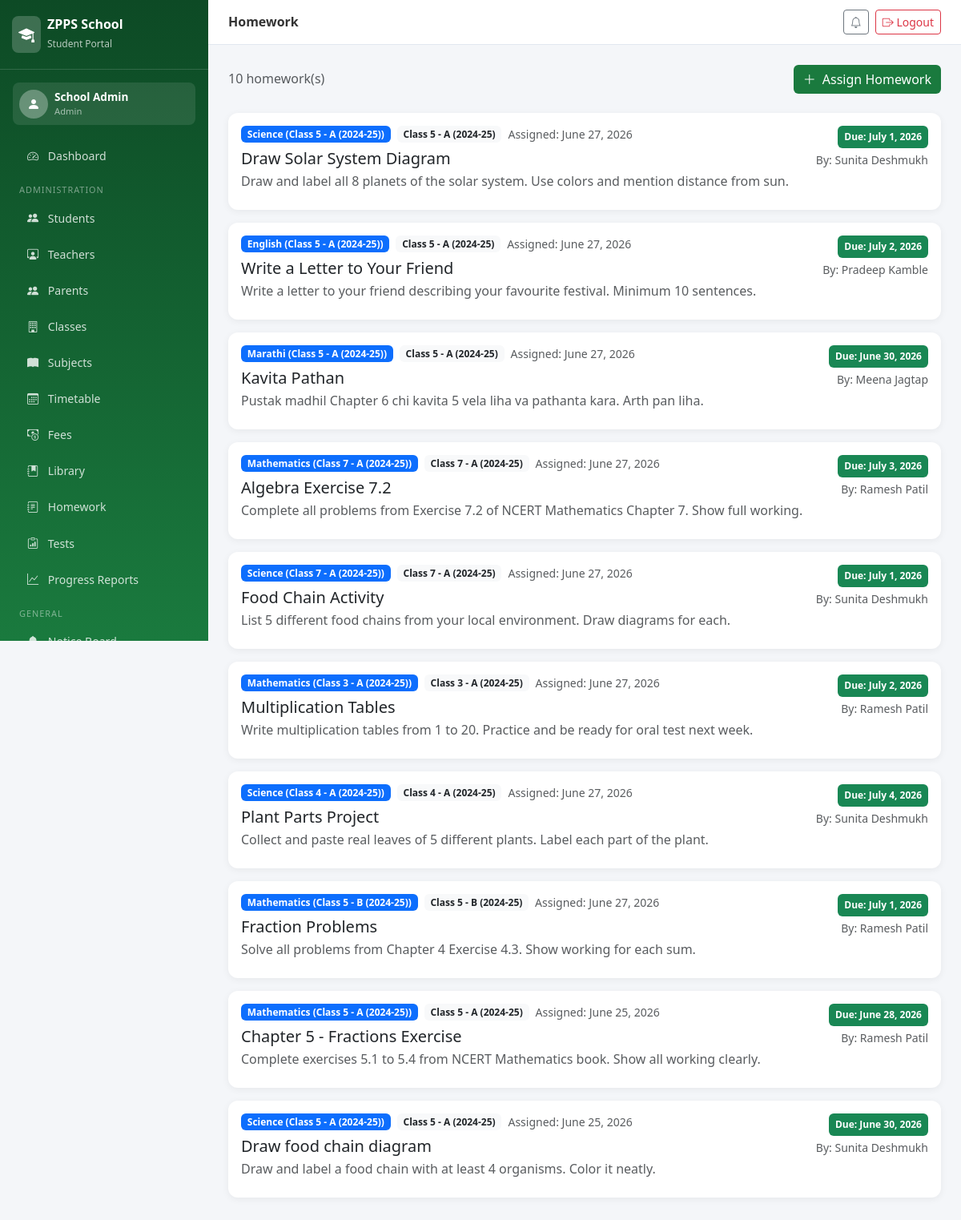
Screenshot of /homework/ (signed in) with the database file from the repository.
### portal/models.py (models this page shows, shortened)
class Homework(models.Model):
    subject = models.ForeignKey(Subject, on_delete=models.CASCADE)
    student_class = models.ForeignKey(Class, on_delete=models.CASCADE)
    title = models.CharField(max_length=200)
    description = models.TextField()
    assigned_by = models.ForeignKey(Teacher, on_delete=models.SET_NULL, null=True, related_name='assigned_homeworks')
    assigned_date = models.DateField(auto_now_add=True)
    due_date = models.DateField()
    attachment = models.FileField(upload_to='homework_files/', blank=True, null=True)
    class Meta:
        ordering = ['-assigned_date']

class Subject(models.Model):
    name = models.CharField(max_length=100)
    code = models.CharField(max_length=10)
    student_class = models.ForeignKey(Class, on_delete=models.CASCADE)
    teacher = models.ForeignKey(Teacher, on_delete=models.SET_NULL, null=True, blank=True, related_name='subjects')
    max_marks = models.IntegerField(default=100)
    def __str__(self):
        return f"{self.name} ({self.student_class})"

class Class(models.Model):
    name = models.CharField(max_length=20)  # e.g. "Class 5"
    section = models.CharField(max_length=5, default='A')
    academic_year = models.CharField(max_length=10, default='2024-25')
    def __str__(self):
        return f"{self.name} - {self.section} ({self.academic_year})"
    class Meta:
        verbose_name_plural = "Classes"

class Teacher(models.Model):
    user = models.OneToOneField(User, on_delete=models.CASCADE)
    employee_id = models.CharField(max_length=20, unique=True)
    phone = models.CharField(max_length=15)
    subject = models.CharField(max_length=50)
    classes = models.ManyToManyField(Class, blank=True)
    photo = models.ImageField(upload_to='teacher_photos/', blank=True, null=True)

### portal/views.py (the view)
# urls.py: path('homework/', views.homework, name='homework'),
@login_required
def homework(request):
    role = get_user_role(request.user)
    if role == 'student':
        hw = Homework.objects.filter(student_class=request.user.student.student_class)
    elif role == 'parent':
        hw = Homework.objects.filter(student_class=request.user.parent.student.student_class)
    elif role == 'teacher':
        hw = Homework.objects.filter(assigned_by=request.user.teacher)
    else:
        hw = Homework.objects.all()
    from datetime import date
    return render(request, 'portal/homework.html', {'homeworks': hw, 'role': role, 'today': date.today()})

### portal/views.py (called while the page is built, shortened)
def get_user_role(user):
    if user.is_superuser or hasattr(user, 'groups') and user.groups.filter(name='Admin').exists():
        if user.is_superuser:
            return 'admin'

### templates/portal/homework.html (shortened to what this page needs)
{% extends 'portal/base.html' %}
{% block page_title %}Homework{% endblock %}
{% block content %}
<div class="d-flex justify-content-between align-items-center mb-4">
    <h6 class="mb-0 text-muted">{{ homeworks.count }} homework(s)</h6>
    {% if role == 'teacher' or role == 'admin' %}
    <a href="{% url 'add_homework' %}" class="btn btn-zpps"><i class="bi bi-plus-lg me-2"></i>Assign Homework</a>
    {% endif %}
</div>
{% for hw in homeworks %}
<div class="card mb-3">
    <div class="card-body">
        <div class="d-flex justify-content-between align-items-start">
            <div>
                <div class="d-flex align-items-center gap-2 mb-2">
                    <span class="badge bg-primary">{{ hw.subject }}</span>
                    <span class="badge bg-light text-dark">{{ hw.student_class }}</span>
                    <small class="text-muted">Assigned: {{ hw.assigned_date }}</small>
                </div>
                <h5 class="mb-1">{{ hw.title }}</h5>
                <p class="text-muted mb-2">{{ hw.description }}</p>
            </div>
            <div class="text-end ms-3">
                <div class="badge {% if hw.due_date < today %}bg-danger{% else %}bg-success{% endif %} p-2">
                    Due: {{ hw.due_date }}
                </div>
                {% if hw.assigned_by %}<div class="text-muted small mt-1">By: {{ hw.assigned_by.user.get_full_name }}</div>{% endif %}
            </div>
        </div>
    </div>
</div>
{% empty %}
<div class="text-center p-5">
    <i class="bi bi-journal-x text-muted" style="font-size:3rem;"></i>
    <p class="text-muted mt-3">No homework assigned.</p>
</div>
{% endfor %}
{% endblock %}

### templates/portal/base.html (shortened to what this page needs)
<!DOCTYPE html>
<html lang="en">
<head>
    <link href="https://cdn.jsdelivr.net/npm/bootstrap@5.3.0/dist/css/bootstrap.min.css" rel="stylesheet">
    <link href="https://cdn.jsdelivr.net/npm/bootstrap-icons@1.11.0/font/bootstrap-icons.css" rel="stylesheet">
</head>
<body>
<nav class="sidebar" id="sidebar">
    <div class="sidebar-brand">
        <div class="d-flex align-items-center gap-2">
            <div style="background:rgba(255,255,255,0.2);border-radius:8px;padding:8px;">
                <i class="bi bi-mortarboard-fill text-white fs-5"></i>
            </div>
            <div><h5>ZPPS School</h5><small>Student Portal</small></div>
        </div>
    </div>
    {% if user.is_authenticated %}
    <div class="p-3">
        <div class="d-flex align-items-center gap-2 p-2" style="background:rgba(255,255,255,0.1);border-radius:8px;">
            <div style="background:rgba(255,255,255,0.3);border-radius:50%;width:36px;height:36px;display:flex;align-items:center;justify-content:center;">
                <i class="bi bi-person-fill text-white"></i>
            </div>
            <div>
                <div style="color:#fff;font-size:0.85rem;font-weight:600;">{{ user.get_full_name|default:user.username }}</div>
                <div style="color:rgba(255,255,255,0.6);font-size:0.7rem;">
                    {% if user.is_superuser %}Admin{% else %}{% if user.teacher %}Teacher{% else %}{% if user.student %}Student{% else %}{% if user.parent %}Parent{% endif %}{% endif %}{% endif %}{% endif %}
                </div>
            </div>
        </div>
    </div>
    <ul class="nav flex-column px-1 pb-4">
        <li><a class="nav-link" href="{% url 'dashboard' %}"><i class="bi bi-speedometer2"></i> Dashboard</a></li>
        {% if user.is_superuser %}
        <li><div class="nav-section">Administration</div></li>
        <li><a class="nav-link" href="{% url 'manage_students' %}"><i class="bi bi-people-fill"></i> Students</a></li>
        <li><a class="nav-link" href="{% url 'manage_teachers' %}"><i class="bi bi-person-workspace"></i> Teachers</a></li>
        <li><a class="nav-link" href="{% url 'manage_parents' %}"><i class="bi bi-people-fill"></i> Parents</a></li>
        <li><a class="nav-link" href="{% url 'manage_classes' %}"><i class="bi bi-building"></i> Classes</a></li>
        <li><a class="nav-link" href="{% url 'manage_subjects' %}"><i class="bi bi-book-fill"></i> Subjects</a></li>
        <li><a class="nav-link" href="{% url 'view_timetable' %}"><i class="bi bi-calendar3"></i> Timetable</a></li>
        <li><a class="nav-link" href="{% url 'manage_fees' %}"><i class="bi bi-cash-coin"></i> Fees</a></li>
        <li><a class="nav-link" href="{% url 'library' %}"><i class="bi bi-journal-bookmark-fill"></i> Library</a></li>
        <li><a class="nav-link" href="{% url 'homework' %}"><i class="bi bi-journal-text"></i> Homework</a></li>
        <li><a class="nav-link" href="{% url 'class_tests' %}"><i class="bi bi-clipboard-data"></i> Tests</a></li>
        <li><a class="nav-link" href="{% url 'all_progress' %}"><i class="bi bi-graph-up"></i> Progress Reports</a></li>
        {% endif %}
        <li><div class="nav-section">General</div></li>
        <li><a class="nav-link" href="{% url 'notice_board' %}"><i class="bi bi-bell-fill"></i> Notice Board</a></li>
    </ul>
    {% endif %}
</nav>
<div class="main-content">
    <div class="topbar">
        <div class="d-flex align-items-center gap-3">
            <h6>{% block page_title %}ZPPS Portal{% endblock %}</h6>
        </div>
        <div class="d-flex align-items-center gap-2">
            <a href="{% url 'notice_board' %}" class="btn btn-sm btn-outline-secondary"><i class="bi bi-bell"></i></a>
            <a href="{% url 'logout' %}" class="btn btn-sm btn-outline-danger"><i class="bi bi-box-arrow-right"></i> Logout</a>
        </div>
    </div>
    <div class="page-body">
        {% block content %}{% endblock %}
    </div>
</div>
</body>
</html>

### templates/portal/base.html (style rules this page uses)
:root { --zpps-green: #1a7a3e; --zpps-light: #e8f5ee; --zpps-dark: #0d4a25; --sidebar-width: 260px; }
body { background: #f4f6f9; font-family: 'Segoe UI', sans-serif; }
.sidebar { width: var(--sidebar-width); height: 100vh; background: linear-gradient(180deg, var(--zpps-dark) 0%, var(--zpps-green) 100%); position: fixed; top: 0; left: 0; z-index: 1000; overflow-y: auto; overflow-x: hidden; }
.sidebar-brand { padding: 20px 15px; border-bottom: 1px solid rgba(255,255,255,0.15); }
.sidebar-brand h5 { color: #fff; font-weight: 700; margin: 0; font-size: 1rem; }
.sidebar-brand small { color: rgba(255,255,255,0.7); font-size: 0.75rem; }
.sidebar .nav-link { color: rgba(255,255,255,0.8); padding: 10px 20px; border-radius: 8px; margin: 2px 10px; transition: all 0.2s; font-size: 0.88rem; }
.sidebar .nav-link i { width: 20px; margin-right: 8px; }
.nav-section { color: rgba(255,255,255,0.45); font-size: 0.68rem; text-transform: uppercase; padding: 12px 20px 4px; letter-spacing: 1px; }
.main-content { margin-left: var(--sidebar-width); }
.topbar { background: #fff; padding: 12px 25px; border-bottom: 1px solid #e2e8f0; display: flex; align-items: center; justify-content: space-between; position: sticky; top: 0; z-index: 100; }
.topbar h6 { margin: 0; font-weight: 600; color: #333; }
.page-body { padding: 25px; }
.card { border: none; border-radius: 12px; box-shadow: 0 2px 10px rgba(0,0,0,0.06); }
.btn-zpps { background: var(--zpps-green); color: #fff; border: none; }

### rows the page displays
Homework: subject "Science (Class 5 - A (2024-25))", student_class "Class 5 - A (2024-25)", assigned_date "June 27, 2026", title "Draw Solar System Diagram", description "Draw and label all 8 planets of the solar system. Use colors and mention distance from sun.", due_date "July 1, 2026", assigned_by.user.get_full_name "Sunita Deshmukh"
Homework: subject "English (Class 5 - A (2024-25))", student_class "Class 5 - A (2024-25)", assigned_date "June 27, 2026", title "Write a Letter to Your Friend", description "Write a letter to your friend describing your favourite festival. Minimum 10 sentences.", due_date "July 2, 2026", assigned_by.user.get_full_name "Pradeep Kamble"
Homework: subject "Marathi (Class 5 - A (2024-25))", student_class "Class 5 - A (2024-25)", assigned_date "June 27, 2026", title "Kavita Pathan", description "Pustak madhil Chapter 6 chi kavita 5 vela liha va pathanta kara. Arth pan liha.", due_date "June 30, 2026", assigned_by.user.get_full_name "Meena Jagtap"
Homework: subject "Mathematics (Class 7 - A (2024-25))", student_class "Class 7 - A (2024-25)", assigned_date "June 27, 2026", title "Algebra Exercise 7.2", description "Complete all problems from Exercise 7.2 of NCERT Mathematics Chapter 7. Show full working.", due_date "July 3, 2026", assigned_by.user.get_full_name "Ramesh Patil"
Homework: subject "Science (Class 7 - A (2024-25))", student_class "Class 7 - A (2024-25)", assigned_date "June 27, 2026", title "Food Chain Activity", description "List 5 different food chains from your local environment. Draw diagrams for each.", due_date "July 1, 2026", assigned_by.user.get_full_name "Sunita Deshmukh"
Homework: subject "Mathematics (Class 3 - A (2024-25))", student_class "Class 3 - A (2024-25)", assigned_date "June 27, 2026", title "Multiplication Tables", description "Write multiplication tables from 1 to 20. Practice and be ready for oral test next week.", due_date "July 2, 2026", assigned_by.user.get_full_name "Ramesh Patil"
Homework: subject "Science (Class 4 - A (2024-25))", student_class "Class 4 - A (2024-25)", assigned_date "June 27, 2026", title "Plant Parts Project", description "Collect and paste real leaves of 5 different plants. Label each part of the plant.", due_date "July 4, 2026", assigned_by.user.get_full_name "Sunita Deshmukh"
Homework: subject "Mathematics (Class 5 - B (2024-25))", student_class "Class 5 - B (2024-25)", assigned_date "June 27, 2026", title "Fraction Problems", description "Solve all problems from Chapter 4 Exercise 4.3. Show working for each sum.", due_date "July 1, 2026", assigned_by.user.get_full_name "Ramesh Patil"
Homework: subject "Mathematics (Class 5 - A (2024-25))", student_class "Class 5 - A (2024-25)", assigned_date "June 25, 2026", title "Chapter 5 - Fractions Exercise", description "Complete exercises 5.1 to 5.4 from NCERT Mathematics book. Show all working clearly.", due_date "June 28, 2026", assigned_by.user.get_full_name "Ramesh Patil"
Homework: subject "Science (Class 5 - A (2024-25))", student_class "Class 5 - A (2024-25)", assigned_date "June 25, 2026", title "Draw food chain diagram", description "Draw and label a food chain with at least 4 organisms. Color it neatly.", due_date "June 30, 2026", assigned_by.user.get_full_name "Sunita Deshmukh"

### other values shown
{{ user.get_full_name|default:user.username }} "School Admin"
{{ homeworks.count }} "10"
